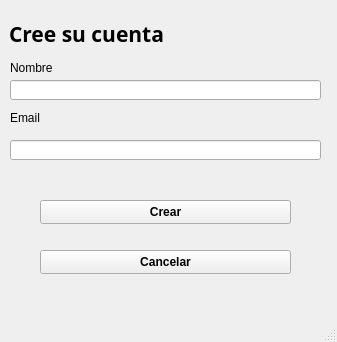
<?xml version="1.0" encoding="UTF-8"?>
<ui version="4.0">
 <class>Registro</class>
 <widget class="QMainWindow" name="Registro">
  <property name="geometry">
   <rect>
    <x>0</x>
    <y>0</y>
    <width>337</width>
    <height>342</height>
   </rect>
  </property>
  <property name="windowTitle">
   <string>MainWindow</string>
  </property>
  <widget class="QWidget" name="centralwidget">
   <widget class="QLineEdit" name="Email_Text">
    <property name="geometry">
     <rect>
      <x>10</x>
      <y>140</y>
      <width>311</width>
      <height>20</height>
     </rect>
    </property>
   </widget>
   <widget class="QLabel" name="label">
    <property name="geometry">
     <rect>
      <x>9</x>
      <y>20</y>
      <width>182</width>
      <height>27</height>
     </rect>
    </property>
    <property name="font">
     <font>
      <family>Source Code Pro</family>
      <pointsize>16</pointsize>
      <weight>75</weight>
      <bold>true</bold>
     </font>
    </property>
    <property name="text">
     <string>Cree su cuenta</string>
    </property>
   </widget>
   <widget class="QPushButton" name="Cancelar_Button">
    <property name="geometry">
     <rect>
      <x>40</x>
      <y>250</y>
      <width>251</width>
      <height>24</height>
     </rect>
    </property>
    <property name="font">
     <font>
      <family>System</family>
      <weight>75</weight>
      <bold>true</bold>
     </font>
    </property>
    <property name="text">
     <string>Cancelar</string>
    </property>
   </widget>
   <widget class="QLabel" name="label_2">
    <property name="geometry">
     <rect>
      <x>10</x>
      <y>110</y>
      <width>94</width>
      <height>16</height>
     </rect>
    </property>
    <property name="text">
     <string>Email</string>
    </property>
   </widget>
   <widget class="QPushButton" name="Crear_Button">
    <property name="geometry">
     <rect>
      <x>40</x>
      <y>200</y>
      <width>251</width>
      <height>24</height>
     </rect>
    </property>
    <property name="font">
     <font>
      <family>System</family>
      <weight>75</weight>
      <bold>true</bold>
     </font>
    </property>
    <property name="text">
     <string>Crear</string>
    </property>
   </widget>
   <widget class="QLabel" name="label_4">
    <property name="geometry">
     <rect>
      <x>10</x>
      <y>60</y>
      <width>61</width>
      <height>16</height>
     </rect>
    </property>
    <property name="text">
     <string>Nombre </string>
    </property>
   </widget>
   <widget class="QLineEdit" name="Name_Text">
    <property name="geometry">
     <rect>
      <x>10</x>
      <y>80</y>
      <width>311</width>
      <height>20</height>
     </rect>
    </property>
   </widget>
  </widget>
  <widget class="QStatusBar" name="statusbar"/>
  <widget class="QMenuBar" name="menubar">
   <property name="geometry">
    <rect>
     <x>0</x>
     <y>0</y>
     <width>337</width>
     <height>21</height>
    </rect>
   </property>
  </widget>
 </widget>
 <resources/>
 <connections/>
</ui>
